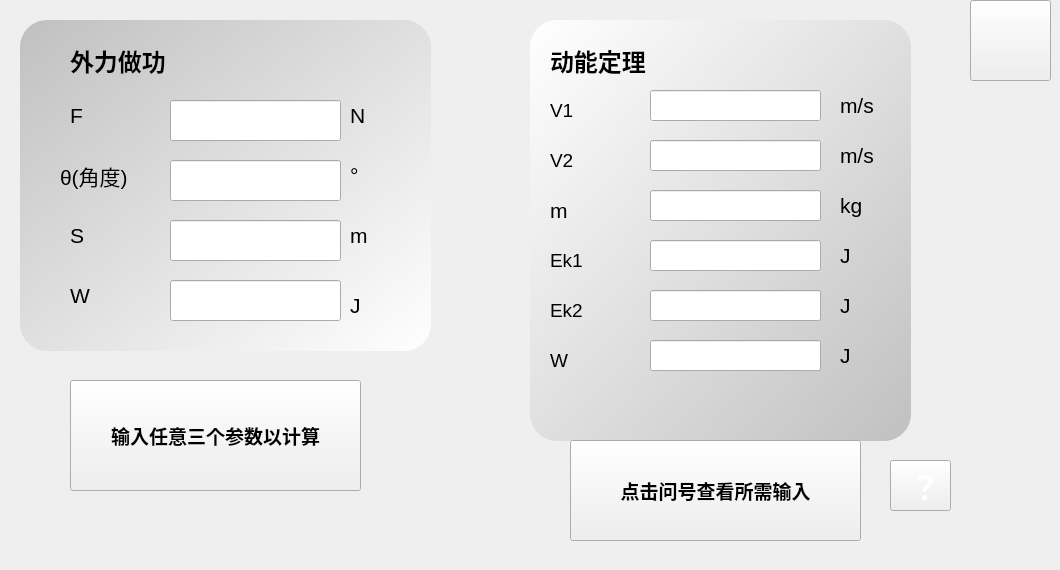
    <widget class="QWidget" name="kinetic">
     <widget class="QPushButton" name="kinetic_rt">
      <property name="geometry">
       <rect>
        <x>970</x>
        <y>0</y>
        <width>81</width>
        <height>81</height>
       </rect>
      </property>
      <property name="styleSheet">
       <string notr="true">QPushButton {
  background-image: url(D:/caculator/cal/rt.png);
}</string>
      </property>
      <property name="text">
       <string/>
      </property>
     </widget>
     <widget class="QLabel" name="label_66">
      <property name="geometry">
       <rect>
        <x>70</x>
        <y>90</y>
        <width>72</width>
        <height>51</height>
       </rect>
      </property>
      <property name="font">
       <font>
        <family>Arial</family>
        <pointsize>16</pointsize>
       </font>
      </property>
      <property name="text">
       <string>F</string>
      </property>
     </widget>
     <widget class="QLabel" name="label_67">
      <property name="geometry">
       <rect>
        <x>60</x>
        <y>150</y>
        <width>101</width>
        <height>51</height>
       </rect>
      </property>
      <property name="font">
       <font>
        <family>Arial</family>
        <pointsize>16</pointsize>
       </font>
      </property>
      <property name="text">
       <string>θ(角度)</string>
      </property>
     </widget>
     <widget class="QLabel" name="label_68">
      <property name="geometry">
       <rect>
        <x>70</x>
        <y>210</y>
        <width>41</width>
        <height>51</height>
       </rect>
      </property>
      <property name="font">
       <font>
        <family>Arial</family>
        <pointsize>16</pointsize>
       </font>
      </property>
      <property name="text">
       <string>S</string>
      </property>
     </widget>
     <widget class="QLineEdit" name="kinetic_f">
      <property name="geometry">
       <rect>
        <x>170</x>
        <y>100</y>
        <width>171</width>
        <height>41</height>
       </rect>
      </property>
      <property name="font">
       <font>
        <family>Arial</family>
        <pointsize>16</pointsize>
        <weight>75</weight>
        <bold>true</bold>
       </font>
      </property>
     </widget>
     <widget class="QLineEdit" name="kinetic_ac">
      <property name="geometry">
       <rect>
        <x>170</x>
        <y>160</y>
        <width>171</width>
        <height>41</height>
       </rect>
      </property>
      <property name="font">
       <font>
        <family>Arial</family>
        <pointsize>16</pointsize>
       </font>
      </property>
     </widget>
     <widget class="QLineEdit" name="kinetic_s">
      <property name="geometry">
       <rect>
        <x>170</x>
        <y>220</y>
        <width>171</width>
        <height>41</height>
       </rect>
      </property>
      <property name="font">
       <font>
        <family>Arial</family>
        <pointsize>16</pointsize>
       </font>
      </property>
     </widget>
     <widget class="QLabel" name="label_69">
      <property name="geometry">
       <rect>
        <x>70</x>
        <y>40</y>
        <width>241</width>
        <height>41</height>
       </rect>
      </property>
      <property name="font">
       <font>
        <family>Arial</family>
        <pointsize>18</pointsize>
        <weight>75</weight>
        <bold>true</bold>
       </font>
      </property>
      <property name="text">
       <string>外力做功</string>
      </property>
     </widget>
     <widget class="QLabel" name="label_70">
      <property name="geometry">
       <rect>
        <x>70</x>
        <y>270</y>
        <width>72</width>
        <height>51</height>
       </rect>
      </property>
      <property name="font">
       <font>
        <family>Arial</family>
        <pointsize>16</pointsize>
       </font>
      </property>
      <property name="text">
       <string>W</string>
      </property>
     </widget>
     <widget class="QLineEdit" name="kinetic_w">
      <property name="geometry">
       <rect>
        <x>170</x>
        <y>280</y>
        <width>171</width>
        <height>41</height>
       </rect>
      </property>
      <property name="font">
       <font>
        <family>Arial</family>
        <pointsize>16</pointsize>
       </font>
      </property>
     </widget>
     <widget class="QPushButton" name="kinetic_1">
      <property name="geometry">
       <rect>
        <x>70</x>
        <y>380</y>
        <width>291</width>
        <height>111</height>
       </rect>
      </property>
      <property name="font">
       <font>
        <family>Arial</family>
        <pointsize>14</pointsize>
        <weight>75</weight>
        <bold>true</bold>
       </font>
      </property>
      <property name="styleSheet">
       <string notr="true">QPushButton {

  background-image: url(D:/caculator/cal/b1.png);
}
</string>
      </property>
      <property name="text">
       <string>输入任意三个参数以计算</string>
      </property>
     </widget>
     <widget class="QLabel" name="kinetic_err">
      <property name="geometry">
       <rect>
        <x>20</x>
        <y>500</y>
        <width>551</width>
        <height>61</height>
       </rect>
      </property>
      <property name="font">
       <font>
        <family>Arial</family>
        <pointsize>14</pointsize>
       </font>
      </property>
      <property name="text">
       <string/>
      </property>
     </widget>
     <widget class="QLabel" name="label_71">
      <property name="geometry">
       <rect>
        <x>550</x>
        <y>90</y>
        <width>41</width>
        <height>41</height>
       </rect>
      </property>
      <property name="font">
       <font>
        <family>Arial</family>
        <pointsize>14</pointsize>
       </font>
      </property>
      <property name="text">
       <string>V1</string>
      </property>
     </widget>
     <widget class="QLabel" name="label_72">
      <property name="geometry">
       <rect>
        <x>550</x>
        <y>140</y>
        <width>41</width>
        <height>41</height>
       </rect>
      </property>
      <property name="font">
       <font>
        <family>Arial</family>
        <pointsize>14</pointsize>
       </font>
      </property>
      <property name="text">
       <string>V2</string>
      </property>
     </widget>
     <widget class="QLabel" name="label_73">
      <property name="geometry">
       <rect>
        <x>550</x>
        <y>190</y>
        <width>41</width>
        <height>41</height>
       </rect>
      </property>
      <property name="font">
       <font>
        <family>Arial</family>
        <pointsize>16</pointsize>
       </font>
      </property>
      <property name="text">
       <string>m</string>
      </property>
     </widget>
     <widget class="QLabel" name="label_74">
      <property name="geometry">
       <rect>
        <x>550</x>
        <y>240</y>
        <width>51</width>
        <height>41</height>
       </rect>
      </property>
      <property name="font">
       <font>
        <family>Arial</family>
        <pointsize>14</pointsize>
       </font>
      </property>
      <property name="text">
       <string>Ek1</string>
      </property>
     </widget>
     <widget class="QLabel" name="label_75">
      <property name="geometry">
       <rect>
        <x>550</x>
        <y>290</y>
        <width>51</width>
        <height>41</height>
       </rect>
      </property>
      <property name="font">
       <font>
        <family>Arial</family>
        <pointsize>14</pointsize>
       </font>
      </property>
      <property name="text">
       <string>Ek2</string>
      </property>
     </widget>
     <widget class="QLabel" name="label_76">
      <property name="geometry">
       <rect>
        <x>550</x>
        <y>340</y>
        <width>41</width>
        <height>41</height>
       </rect>
      </property>
      <property name="font">
       <font>
        <family>Arial</family>
        <pointsize>14</pointsize>
       </font>
      </property>
      <property name="text">
       <string>W</string>
      </property>
     </widget>
     <widget class="QLineEdit" name="kinetic_v1">
      <property name="geometry">
       <rect>
        <x>650</x>
        <y>90</y>
        <width>171</width>
        <height>31</height>
       </rect>
      </property>
      <property name="font">
       <font>
        <family>Arial</family>
        <pointsize>14</pointsize>
       </font>
      </property>
     </widget>
     <widget class="QLineEdit" name="kinetic_v2">
      <property name="geometry">
       <rect>
        <x>650</x>
        <y>140</y>
        <width>171</width>
        <height>31</height>
       </rect>
      </property>
      <property name="font">
       <font>
        <family>Arial</family>
        <pointsize>14</pointsize>
       </font>
      </property>
     </widget>
     <widget class="QLineEdit" name="kinetic_m">
      <property name="geometry">
       <rect>
        <x>650</x>
        <y>190</y>
        <width>171</width>
        <height>31</height>
       </rect>
      </property>
      <property name="font">
       <font>
        <family>Arial</family>
        <pointsize>14</pointsize>
       </font>
      </property>
     </widget>
     <widget class="QLineEdit" name="kinetic_ek1">
      <property name="geometry">
       <rect>
        <x>650</x>
        <y>240</y>
        <width>171</width>
        <height>31</height>
       </rect>
      </property>
      <property name="font">
       <font>
        <family>Arial</family>
        <pointsize>14</pointsize>
       </font>
      </property>
     </widget>
     <widget class="QLineEdit" name="kinetic_ek2">
      <property name="geometry">
       <rect>
        <x>650</x>
        <y>290</y>
        <width>171</width>
        <height>31</height>
       </rect>
      </property>
      <property name="font">
       <font>
        <family>Arial</family>
        <pointsize>14</pointsize>
       </font>
      </property>
     </widget>
     <widget class="QLineEdit" name="kinetic_w2">
      <property name="geometry">
       <rect>
        <x>650</x>
        <y>340</y>
        <width>171</width>
        <height>31</height>
       </rect>
      </property>
      <property name="font">
       <font>
        <family>Arial</family>
        <pointsize>14</pointsize>
       </font>
      </property>
     </widget>
     <widget class="QPushButton" name="kinetic_3">
      <property name="geometry">
       <rect>
        <x>570</x>
        <y>440</y>
        <width>291</width>
        <height>101</height>
       </rect>
      </property>
      <property name="font">
       <font>
        <family>Arial</family>
        <pointsize>14</pointsize>
        <weight>75</weight>
        <bold>true</bold>
       </font>
      </property>
      <property name="styleSheet">
       <string notr="true">QPushButton {

  background-image: url(D:/caculator/cal/b1.png);
}
</string>
      </property>
      <property name="text">
       <string>点击问号查看所需输入</string>
      </property>
     </widget>
     <widget class="QLabel" name="label_77">
      <property name="geometry">
       <rect>
        <x>550</x>
        <y>40</y>
        <width>141</width>
        <height>41</height>
       </rect>
      </property>
      <property name="font">
       <font>
        <family>Arial</family>
        <pointsize>18</pointsize>
        <weight>75</weight>
        <bold>true</bold>
       </font>
      </property>
      <property name="text">
       <string>动能定理</string>
      </property>
     </widget>
     <widget class="QLabel" name="label_129">
      <property name="geometry">
       <rect>
        <x>350</x>
        <y>90</y>
        <width>72</width>
        <height>51</height>
       </rect>
      </property>
      <property name="font">
       <font>
        <family>Arial</family>
        <pointsize>16</pointsize>
       </font>
      </property>
      <property name="text">
       <string>N</string>
      </property>
     </widget>
     <widget class="QLabel" name="label_130">
      <property name="geometry">
       <rect>
        <x>350</x>
        <y>210</y>
        <width>72</width>
        <height>51</height>
       </rect>
      </property>
      <property name="font">
       <font>
        <family>Arial</family>
        <pointsize>16</pointsize>
       </font>
      </property>
      <property name="text">
       <string>m</string>
      </property>
     </widget>
     <widget class="QLabel" name="label_131">
      <property name="geometry">
       <rect>
        <x>350</x>
        <y>280</y>
        <width>72</width>
        <height>51</height>
       </rect>
      </property>
      <property name="font">
       <font>
        <family>Arial</family>
        <pointsize>16</pointsize>
       </font>
      </property>
      <property name="text">
       <string>J</string>
      </property>
     </widget>
     <widget class="QLabel" name="label_132">
      <property name="geometry">
       <rect>
        <x>840</x>
        <y>80</y>
        <width>72</width>
        <height>51</height>
       </rect>
      </property>
      <property name="font">
       <font>
        <family>Arial</family>
        <pointsize>16</pointsize>
       </font>
      </property>
      <property name="text">
       <string>m/s</string>
      </property>
     </widget>
     <widget class="QLabel" name="label_134">
      <property name="geometry">
       <rect>
        <x>840</x>
        <y>180</y>
        <width>72</width>
        <height>51</height>
       </rect>
      </property>
      <property name="font">
       <font>
        <family>Arial</family>
        <pointsize>16</pointsize>
       </font>
      </property>
      <property name="text">
       <string>kg</string>
      </property>
     </widget>
     <widget class="QLabel" name="label_135">
      <property name="geometry">
       <rect>
        <x>840</x>
        <y>230</y>
        <width>72</width>
        <height>51</height>
       </rect>
      </property>
      <property name="font">
       <font>
        <family>Arial</family>
        <pointsize>16</pointsize>
       </font>
      </property>
      <property name="text">
       <string>J</string>
      </property>
     </widget>
     <widget class="QLabel" name="label_136">
      <property name="geometry">
       <rect>
        <x>840</x>
        <y>280</y>
        <width>72</width>
        <height>51</height>
       </rect>
      </property>
      <property name="font">
       <font>
        <family>Arial</family>
        <pointsize>16</pointsize>
       </font>
      </property>
      <property name="text">
       <string>J</string>
      </property>
     </widget>
     <widget class="QLabel" name="label_137">
      <property name="geometry">
       <rect>
        <x>840</x>
        <y>330</y>
        <width>72</width>
        <height>51</height>
       </rect>
      </property>
      <property name="font">
       <font>
        <family>Arial</family>
        <pointsize>16</pointsize>
       </font>
      </property>
      <property name="text">
       <string>J</string>
      </property>
     </widget>
     <widget class="QLabel" name="label_138">
      <property name="geometry">
       <rect>
        <x>840</x>
        <y>130</y>
        <width>72</width>
        <height>51</height>
       </rect>
      </property>
      <property name="font">
       <font>
        <family>Arial</family>
        <pointsize>16</pointsize>
       </font>
      </property>
      <property name="text">
       <string>m/s</string>
      </property>
     </widget>
     <widget class="QLabel" name="label_133">
      <property name="geometry">
       <rect>
        <x>20</x>
        <y>20</y>
        <width>411</width>
        <height>331</height>
       </rect>
      </property>
      <property name="styleSheet">
       <string notr="true">background-color: qlineargradient(spread:pad, x1:0, y1:0, x2:1, y2:1, stop:0 rgba(192, 192, 192, 255,100), stop:1 rgba(255, 255, 255, 255,100));
  border-radius: 27px;</string>
      </property>
      <property name="text">
       <string/>
      </property>
     </widget>
     <widget class="QLabel" name="label_139">
      <property name="geometry">
       <rect>
        <x>530</x>
        <y>20</y>
        <width>381</width>
        <height>421</height>
       </rect>
      </property>
      <property name="styleSheet">
       <string notr="true">background-color: qlineargradient(spread:pad, x1:0, y1:0, x2:1, y2:1, stop:0 rgba(255, 255, 255, 255,100), stop:1 rgba(192, 192, 192, 255,100));
  border-radius: 27px;</string>
      </property>
      <property name="text">
       <string/>
      </property>
     </widget>
     <widget class="QPushButton" name="pushButton_12">
      <property name="geometry">
       <rect>
        <x>890</x>
        <y>460</y>
        <width>61</width>
        <height>51</height>
       </rect>
      </property>
      <property name="font">
       <font>
        <family>Arial</family>
        <pointsize>24</pointsize>
        <weight>75</weight>
        <bold>true</bold>
       </font>
      </property>
      <property name="styleSheet">
       <string notr="true">QPushButton {
	color: rgb(255, 255, 255);

  background-image: url(D:/caculator/cal/t.png);
}
</string>
      </property>
      <property name="text">
       <string> ？</string>
      </property>
     </widget>
     <widget class="QLabel" name="label_166">
      <property name="geometry">
       <rect>
        <x>350</x>
        <y>150</y>
        <width>72</width>
        <height>51</height>
       </rect>
      </property>
      <property name="font">
       <font>
        <family>Arial</family>
        <pointsize>16</pointsize>
       </font>
      </property>
      <property name="text">
       <string>°</string>
      </property>
     </widget>
     <zorder>label_139</zorder>
     <zorder>label_133</zorder>
     <zorder>kinetic_rt</zorder>
     <zorder>label_66</zorder>
     <zorder>label_67</zorder>
     <zorder>label_68</zorder>
     <zorder>kinetic_f</zorder>
     <zorder>kinetic_ac</zorder>
     <zorder>kinetic_s</zorder>
     <zorder>label_69</zorder>
     <zorder>label_70</zorder>
     <zorder>kinetic_w</zorder>
     <zorder>kinetic_1</zorder>
     <zorder>kinetic_err</zorder>
     <zorder>label_71</zorder>
     <zorder>label_72</zorder>
     <zorder>label_73</zorder>
     <zorder>label_74</zorder>
     <zorder>label_75</zorder>
     <zorder>label_76</zorder>
     <zorder>kinetic_v1</zorder>
     <zorder>kinetic_v2</zorder>
     <zorder>kinetic_m</zorder>
     <zorder>kinetic_ek1</zorder>
     <zorder>kinetic_ek2</zorder>
     <zorder>kinetic_w2</zorder>
     <zorder>kinetic_3</zorder>
     <zorder>label_77</zorder>
     <zorder>label_129</zorder>
     <zorder>label_130</zorder>
     <zorder>label_131</zorder>
     <zorder>label_132</zorder>
     <zorder>label_134</zorder>
     <zorder>label_135</zorder>
     <zorder>label_136</zorder>
     <zorder>label_137</zorder>
     <zorder>label_138</zorder>
     <zorder>pushButton_12</zorder>
     <zorder>label_166</zorder>
    </widget>
